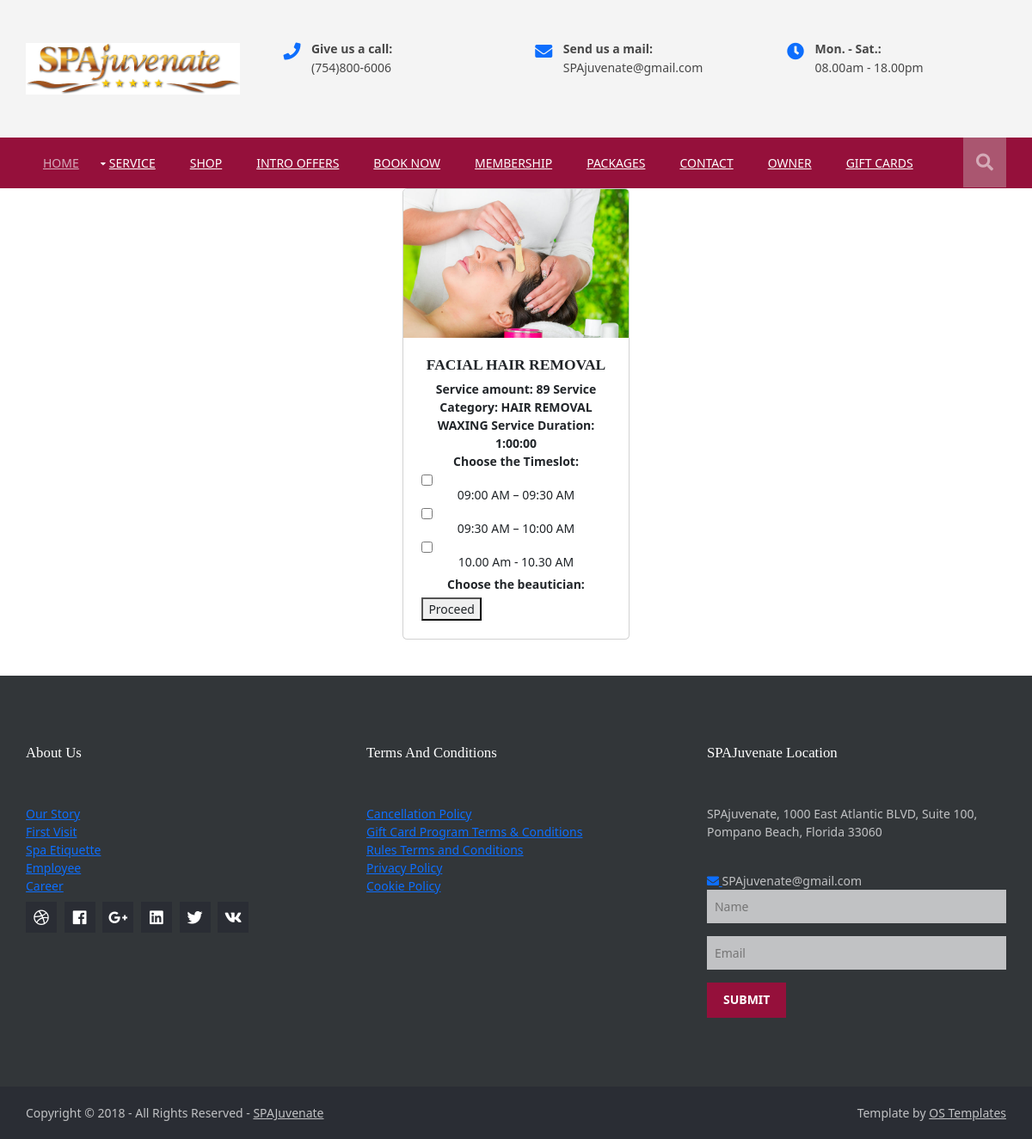
Page /book/3 on the earlier database version.
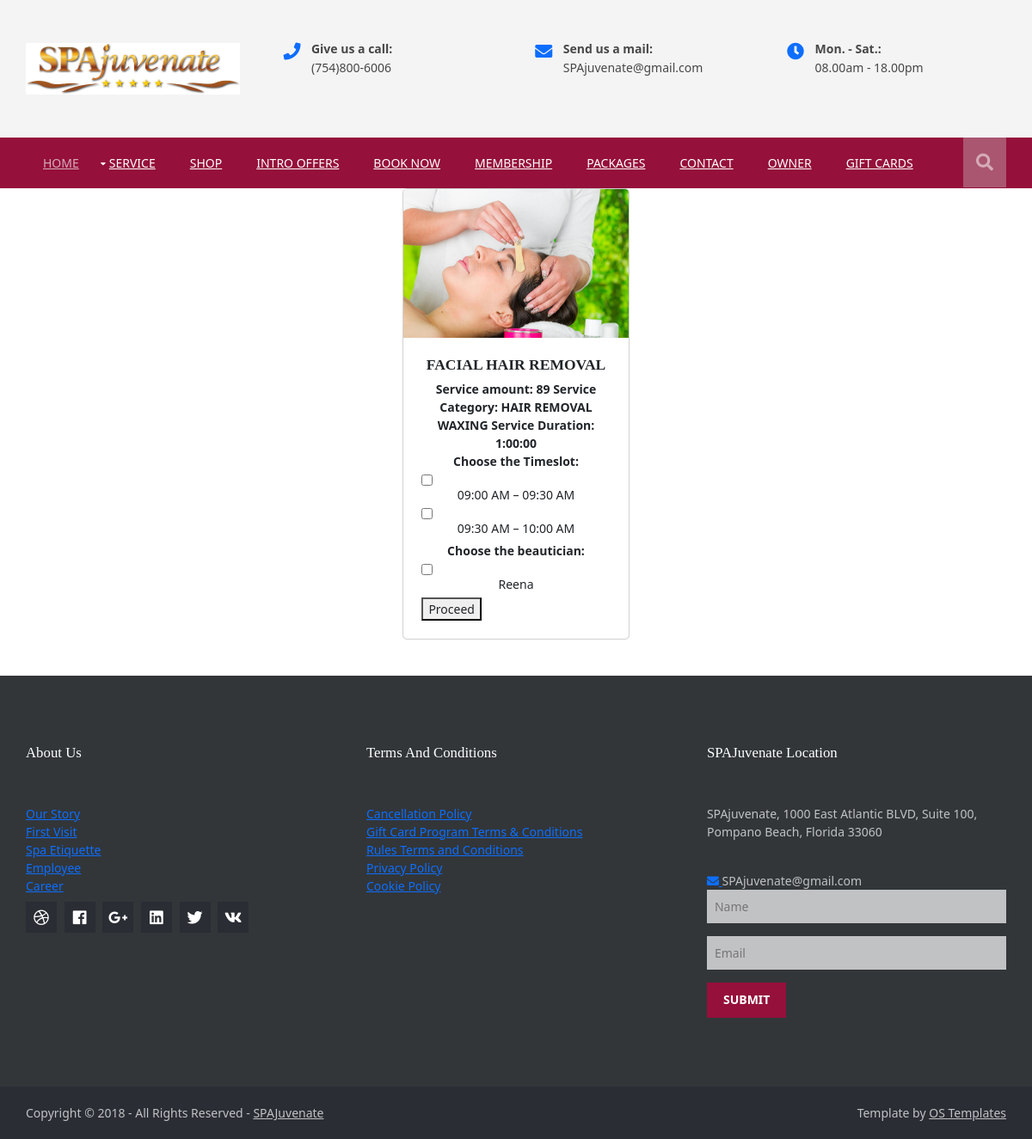
Same page on the later database version.
### customer/models.py (models this page shows)
class Timeslots(models.Model):
    time=models.CharField(max_length=200,unique=True)
    options=(
        ("available","available"),
        ("pending","pending"),
        ("booked","booked"),)
    status=models.CharField(max_length=100,choices=options,default="available")
    def __str__(self):
        return self.time

class Beautician(models.Model):
    name=models.CharField(max_length=150)
    options=(
        ("male","male"),
        ("female","female"),
    )
    gender=models.CharField(max_length=150,choices=options)
    tenure=models.PositiveIntegerField(default=1)
    category=models.ManyToManyField(Categories,blank=True)
    options=(
        ("available","available"),
        ("unavailable","unavailable")
    )
    status=models.CharField(max_length=150,choices=options,default="available")
    def __str__(self):
        return self.name

### customer/views.py (the view, shortened to what this page needs)
# urls.py: path("book/<int:sid>", views.BookView.as_view(), name="book"),
class BookView(FormView):
    form_class = forms.BookForm
    template_name = "book.html"
    def get(self, request, *args, **kwargs):
        id = kwargs.get("sid")
        service = Services.objects.get(id=id)
        beauticians = Beautician.objects.filter(category=service.category)
        beautician = [b for b in beauticians if b != 1]
        a = Timeslots.objects.all()
        a1 = a[::1]
        available_slots = [i for i in a1 if i != 1]
        return render(
            request, self.template_name, {
                "form": forms.BookForm(),
                "service": service,
                "beautician": beautician,
                "available_slots": available_slots
            })

### customer/forms.py
class BookForm(forms.Form):
    timeslot=forms.ChoiceField(choices=Services.SERVICE_TIMESLOT_LIST,required=True)

### customer/models.py (called while the page is built)
    def __str__(self):
        return self.category_name

### customer/templates/book.html (shortened to what this page needs)
{%extends 'base.html'%}
{%block body%}
<div class="container-fluid">
    <div class="row gx-4 gx-lg-5 row-cols-2 row-cols-md-3 row-cols-xl-4 justify-content-center">
                    <div class="col mb-5">
                        <div class="card h-100">
                            <img class="card-img-top" src="{{service.image.url}}" alt="..." />
                            <div class="card-body p-4">
                                <div class="text-center">
                                    <h5 class="fw-bolder">{{service.name}}</h5>
                                     <strong>Service amount: {{service.cost}}</strong>
                                     <strong>Service Category: {{service.category}}</strong>
                                     <strong>Service Duration: {{service.duration}}</strong>
                                    <form action="" method="post">
                                    <label for=""><strong> Choose the Timeslot:</strong></label>
                                        {%if available_slots%}
                                        {%for slot in available_slots%}
                                          <input type="checkbox" id="slot" name="slot" value="{{slot}}">
                                          <label for="slot"> {{slot}}</label><br>
                                        {%endfor%}
                                        {%else%}
                                        <p>Sorry! All slots booked already, please try after sometime</p>
                                        {%endif%}
                                    <label for=""><strong> Choose the beautician:</strong></label>
                                        {%for b in beautician%}
                                          <input type="checkbox" id="beautician" name="beauty" value="{{b}}">
                                          <label for="beautician"> {{b}}</label><br>
                                        {%endfor%}
                                        <button type="submit">Proceed</button>
                                        </form>
                                </div>
                            </div>
                        </div>
                    </div>
    </div>
</div>
{%endblock%}

Differences in the rows shown:
removed Timeslots: time "10.00 Am - 10.30 AM"
added Beautician: name "Reena"
